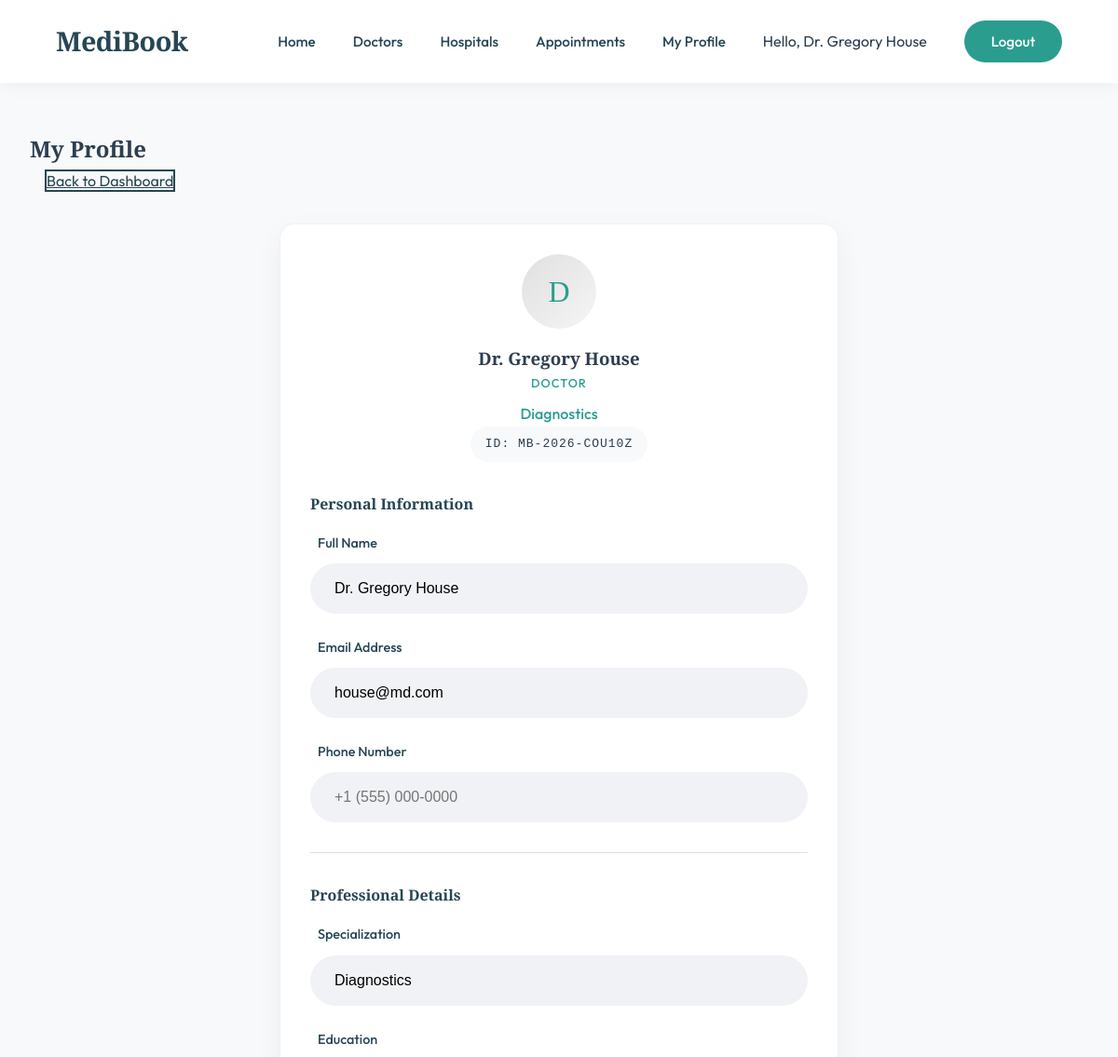
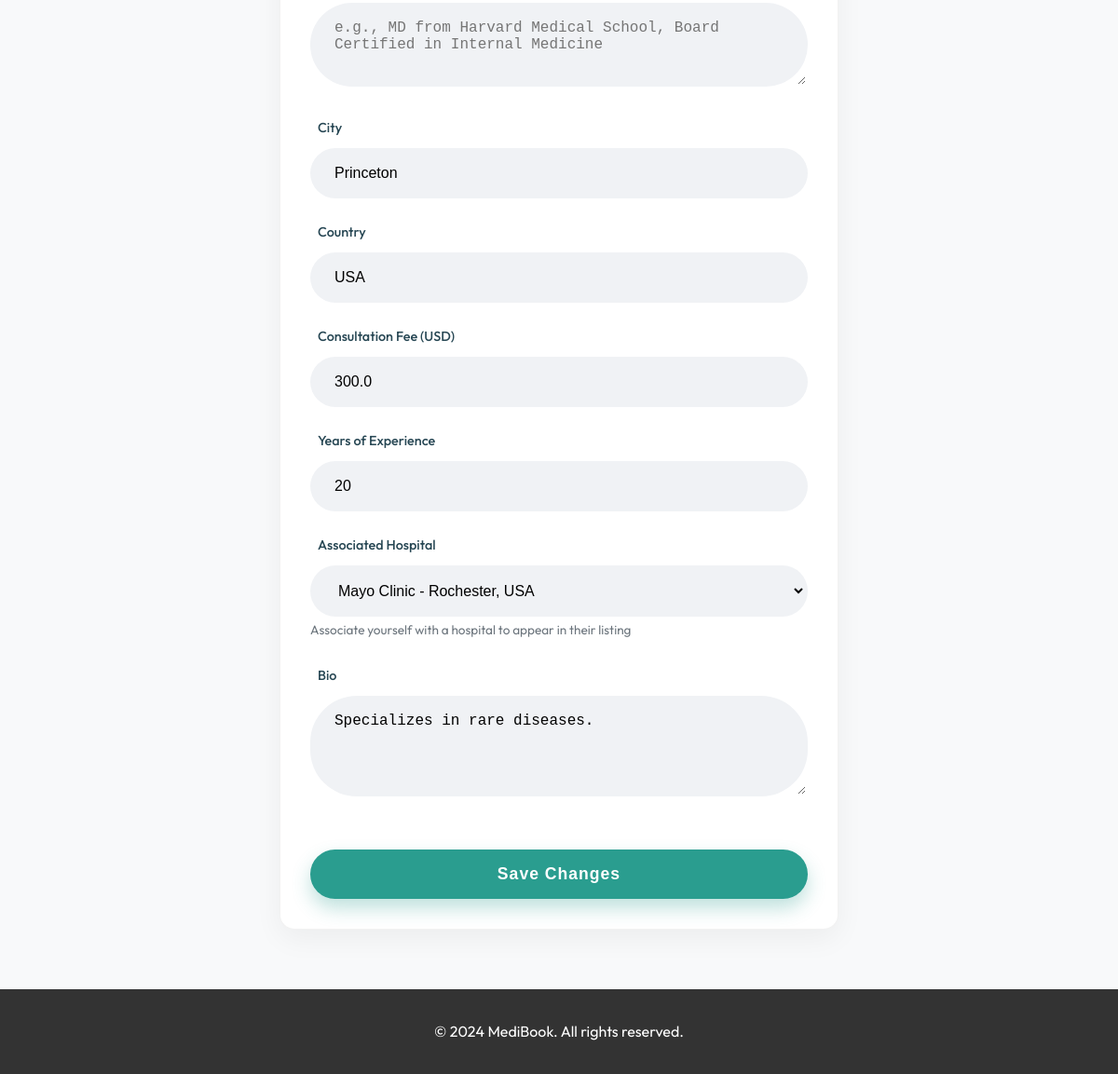
The app's page /profile (signed in) with its own data (2 pictures, top to bottom).
### database.py (models this page shows)
class User(UserMixin, db.Model):
    id = db.Column(db.Integer, primary_key=True)
    name = db.Column(db.String(100), nullable=False)
    email = db.Column(db.String(120), unique=True, nullable=False)
    password = db.Column(db.String(200), nullable=False)
    role = db.Column(db.String(20), nullable=False)  # 'patient', 'doctor', 'admin'
    phone_number = db.Column(db.String(20), nullable=True)
    membership_id = db.Column(db.String(20), unique=True, nullable=True)
    appointments_as_patient = db.relationship('Appointment', backref='patient', foreign_keys='Appointment.patient_id', lazy=True)

class Doctor(db.Model):
    id = db.Column(db.Integer, primary_key=True)
    user_id = db.Column(db.Integer, db.ForeignKey('user.id'), nullable=False)
    specialization = db.Column(db.String(100), nullable=False)
    bio = db.Column(db.Text, nullable=True)
    experience_years = db.Column(db.Integer, nullable=True)
    consultation_fee = db.Column(db.Float, nullable=False, default=50.0)
    image_url = db.Column(db.String(200), nullable=True)
    education = db.Column(db.Text, nullable=True)  # Can store multiple degrees/institutions
    city = db.Column(db.String(100), nullable=True)
    country = db.Column(db.String(100), nullable=True)
    hospital_id = db.Column(db.Integer, db.ForeignKey('hospital.id'), nullable=True)
    user = db.relationship('User', backref=db.backref('doctor_profile', uselist=False))
    hospital = db.relationship('Hospital', backref=db.backref('doctors', lazy=True))
    appointments = db.relationship('Appointment', backref='doctor', foreign_keys='Appointment.doctor_id', lazy=True)

class Hospital(db.Model):
    id = db.Column(db.Integer, primary_key=True)
    name = db.Column(db.String(150), nullable=False)
    city = db.Column(db.String(100), nullable=False)
    country = db.Column(db.String(100), nullable=False)
    image_url = db.Column(db.String(255), nullable=True)
    description = db.Column(db.Text, nullable=True)
    specialties = db.Column(db.String(200), nullable=True) # Comma separated list for simple filtering

### app.py (the view, shortened to what this page needs)
@app.route('/profile', methods=['GET', 'POST'])
@login_required
def profile():
    hospitals = Hospital.query.all() if current_user.role == 'doctor' else []
    return render_template('profile.html', hospitals=hospitals)

### app.py (called while the page is built, shortened)
def get_current_admin():
    if 'admin_user_id' not in session or 'admin_authenticated' not in session:
        return None

@app.context_processor
def inject_admin_user():
    admin_user = get_current_admin()
    if not admin_user:
        return dict(admin_user=None)
    if current_user.is_authenticated:
        if current_user.id != admin_user.id:
            return dict(admin_user=None)
    return dict(admin_user=admin_user)

@login_manager.user_loader
def load_user(user_id):
    return User.query.get(int(user_id))

### templates/profile.html (shortened to what this page needs)
{% extends "base.html" %}
{% block content %}
<div class="container page-spacer">
    <div class="dashboard-header" style="margin-bottom: 2rem;">
        <h2>My Profile</h2>
        <a href="{{ url_for('dashboard') }}" class="btn-outline"
            style="color: var(--secondary); border-color: var(--secondary);">Back to Dashboard</a>
    </div>
    <div class="card glass-light" style="max-width: 600px; margin: 0 auto; text-align: left;">
        <div style="text-align: center; margin-bottom: 2rem;">
            <div class="doctor-avatar" style="margin: 0 auto 1rem; width: 80px; height: 80px; font-size: 2rem;">
                {{ current_user.name[0] }}
            </div>
            <h3>{{ current_user.name }}</h3>
            <p class="specialization" style="margin-bottom: 0.5rem;">{{ current_user.role|title }}</p>
            {% if current_user.role == 'doctor' and current_user.doctor_profile %}
            <p style="color: var(--primary); font-weight: 500;">{{ current_user.doctor_profile.specialization }}</p>
            {% endif %}
            {% if current_user.membership_id %}
            <div
                style="background: var(--bg-light); padding: 0.5rem 1rem; border-radius: 50px; display: inline-block; font-family: monospace; letter-spacing: 1px;">
                ID: {{ current_user.membership_id }}
            </div>
            {% endif %}
        </div>
        <form method="POST">
            <h4 style="margin-bottom: 1rem; color: var(--secondary);">Personal Information</h4>
            <div class="form-group">
                <label class="form-label">Full Name</label>
                <input type="text" name="name" class="form-control" value="{{ current_user.name }}" required>
            </div>
            <div class="form-group">
                <label class="form-label">Email Address</label>
                <input type="email" name="email" class="form-control" value="{{ current_user.email }}" required>
            </div>
            <div class="form-group">
                <label class="form-label">Phone Number</label>
                <input type="tel" name="phone" class="form-control" value="{{ current_user.phone_number or '' }}"
                    placeholder="+1 (555) 000-0000">
            </div>
            {% if current_user.role == 'doctor' and current_user.doctor_profile %}
            <hr style="margin: 2rem 0; border: none; border-top: 1px solid #e0e0e0;">
            <h4 style="margin-bottom: 1rem; color: var(--secondary);">Professional Details</h4>
            <div class="form-group">
                <label class="form-label">Specialization</label>
                <input type="text" name="specialization" class="form-control"
                    value="{{ current_user.doctor_profile.specialization }}" required>
            </div>
            <div class="form-group">
                <label class="form-label">Education</label>
                <textarea name="education" class="form-control" rows="3"
                    placeholder="e.g., MD from Harvard Medical School, Board Certified in Internal Medicine">{{ current_user.doctor_profile.education or '' }}</textarea>
            </div>
            <div class="form-group">
                <label class="form-label">City</label>
                <input type="text" name="city" class="form-control"
                    value="{{ current_user.doctor_profile.city or '' }}" placeholder="e.g., New York">
            </div>
            <div class="form-group">
                <label class="form-label">Country</label>
                <input type="text" name="country" class="form-control"
                    value="{{ current_user.doctor_profile.country or '' }}" placeholder="e.g., USA">
            </div>
            <div class="form-group">
                <label class="form-label">Consultation Fee (USD)</label>
                <input type="number" name="consultation_fee" class="form-control"
                    value="{{ current_user.doctor_profile.consultation_fee }}" min="0" step="0.01" required>
            </div>
            <div class="form-group">
                <label class="form-label">Years of Experience</label>
                <input type="number" name="experience_years" class="form-control"
                    value="{{ current_user.doctor_profile.experience_years or '' }}" min="0" placeholder="10">
            </div>
            <div class="form-group">
                <label class="form-label">Associated Hospital</label>
                <select name="hospital_id" class="form-control">
                    {% for hospital in hospitals %}
                    <option value="{{ hospital.id }}"
                        {% if current_user.doctor_profile.hospital_id == hospital.id %}selected{% endif %}>
                        {{ hospital.name }} - {{ hospital.city }}, {{ hospital.country }}
                    </option>
                    {% endfor %}
                </select>
                <small style="color: var(--text-muted); font-size: 0.85rem;">
                    Associate yourself with a hospital to appear in their listing
                </small>
            </div>
            <div class="form-group">
                <label class="form-label">Bio</label>
                <textarea name="bio" class="form-control" rows="4"
                    placeholder="Tell patients about your background and expertise...">{{ current_user.doctor_profile.bio or '' }}</textarea>
            </div>
            {% endif %}
            <div style="margin-top: 2rem;">
                <button type="submit" class="btn-submit">Save Changes</button>
            </div>
        </form>
    </div>
</div>
{% endblock %}

### templates/base.html (shortened to what this page needs)
<!DOCTYPE html>
<html lang="en">
<head>
    <link rel="stylesheet" href="{{ url_for('static', filename='css/style.css') }}?v=3">
</head>
<body>
    <nav class="navbar">
        <div class="nav-brand">MediBook</div>
        <div class="nav-links">
            <a href="{{ url_for('index') }}">Home</a>
            <a href="{{ url_for('list_doctors') }}">Doctors</a>
            <a href="{{ url_for('list_hospitals') }}">Hospitals</a>
            {% if current_user.is_authenticated %}
            <a href="{{ url_for('dashboard') }}">Appointments</a>
            <a href="{{ url_for('profile') }}">My Profile</a>
            <span class="user-greeting">Hello, {{ current_user.name }}</span>
            <a href="{{ url_for('logout') }}" class="nav-btn">Logout</a>
            {% else %}
            <a href="{{ url_for('login') }}">Login</a>
            <a href="{{ url_for('register') }}" class="nav-btn">Sign Up</a>
            {% endif %}
        </div>
    </nav>
    <div class="main-content">
        {% block content %}{% endblock %}
    </div>
    <footer style="background: #333; color: white; padding: 2rem; text-align: center; margin-top: 4rem;">
        <div class="container">
            <p>&copy; 2024 MediBook. All rights reserved.</p>
        </div>
    </footer>
</body>
</html>

### static/css/style.css (style rules this page uses)
:root { --primary: #2A9D8F; --primary-dark: #21867a; --secondary: #264653; --accent: #E9C46A; --bg-light: #F8F9FA; --text-main: #2C3E50; --text-muted: #6C757D; --gradient-hero: linear-gradient(135deg, rgba(38, 70, 83, 0.9), rgba(42, 157, 143, 0.8)); --glass-bg: rgba(255, 255, 255, 0.85); --glass-border: 1px solid rgba(255, 255, 255, 0.3); --shadow-soft: 0 10px 30px rgba(0, 0, 0, 0.05); --shadow-hover: 0 20px 40px rgba(0, 0, 0, 0.1); }
* { margin: 0; padding: 0; box-sizing: border-box; }
.page-spacer { padding-top: 140px !important; min-height: 80vh; }
body { font-family: 'Outfit', sans-serif; background-color: var(--bg-light); color: var(--text-main); line-height: 1.7; overflow-x: hidden; }
h1, h2, h3, h4 { font-family: 'Playfair Display', serif; font-weight: 600; }
.navbar { background: rgba(255, 255, 255, 0.95); backdrop-filter: blur(10px); padding: 1.25rem 5%; display: flex; justify-content: space-between; align-items: center; position: fixed; width: 100%; top: 0; z-index: 1000; box-shadow: 0 2px 20px rgba(0, 0, 0, 0.05); }
.nav-brand { font-family: 'Playfair Display', serif; font-size: 1.8rem; font-weight: 700; color: var(--secondary); letter-spacing: -0.5px; }
.nav-links { display: flex; gap: 2.5rem; align-items: center; }
.nav-links a { text-decoration: none; color: var(--secondary); font-weight: 500; font-size: 0.95rem; position: relative; transition: color 0.3s; }
.nav-links a::after { content: ''; position: absolute; width: 0; height: 1px; bottom: -4px; left: 0; background-color: var(--primary); transition: width 0.3s ease; }
.nav-btn { padding: 0.6rem 1.8rem; background-color: var(--primary); color: white !important; border-radius: 50px; transition: all 0.3s ease; }
.btn-outline { border: 2px solid white; color: white; margin-left: 1rem; }
.container { max-width: 1200px; margin: 0 auto; padding: 0 2rem; }
.glass-light { background: #fff; border: 1px solid rgba(0, 0, 0, 0.05); padding: 2rem; border-radius: 16px; box-shadow: var(--shadow-soft); text-align: center; transition: all 0.3s ease; }
.doctor-avatar { width: 100px; height: 100px; background: linear-gradient(135deg, #e0e0e0, #f5f5f5); border-radius: 50%; margin: 0 auto 1.5rem; display: flex; align-items: center; justify-content: center; font-size: 2.5rem; color: var(--primary); font-family: 'Playfair Display', serif; }
.specialization { color: var(--primary); font-weight: 500; margin-bottom: 1rem; text-transform: uppercase; font-size: 0.8rem; letter-spacing: 1px; }
.form-control { padding: 1rem; border: 1px solid #e0e0e0; background: #f9f9f9; }
.form-group { margin-bottom: 1.5rem; }
.form-label { display: block; margin-bottom: 0.6rem; font-weight: 500; color: var(--secondary); font-size: 0.9rem; margin-left: 0.5rem; }
.form-control { width: 100%; padding: 1rem 1.5rem; border: 2px solid transparent; border-radius: 50px; background: #f0f2f5; font-size: 1rem; transition: all 0.3s ease; }
.btn-submit { width: 100%; padding: 1rem; border: none; border-radius: 50px; background: var(--primary); color: white; font-weight: 600; font-size: 1.1rem; letter-spacing: 1px; cursor: pointer; transition: all 0.3s; margin-top: 1rem; box-shadow: 0 10px 20px rgba(42, 157, 143, 0.3); }
:root { --dark-bg: #111A16; --dark-card: #1C2621; --dark-input: #2D3B35; --dark-text: #F0F4F2; --accent-red: #E53E3E; --accent-green: #2A9D8F; }

### records on screen
User: name "Dr. Gregory House", name "D", role "DOCTOR", membership_id "MB-2026-COU10Z", email "house@md.com"
Doctor: doctor_profile.specialization "Diagnostics", specialization "Diagnostics", city "Princeton", country "USA", consultation_fee "300.0", experience_years "20", hospital_id "Mayo Clinic - Rochester, USA", bio "Specializes in rare diseases."
